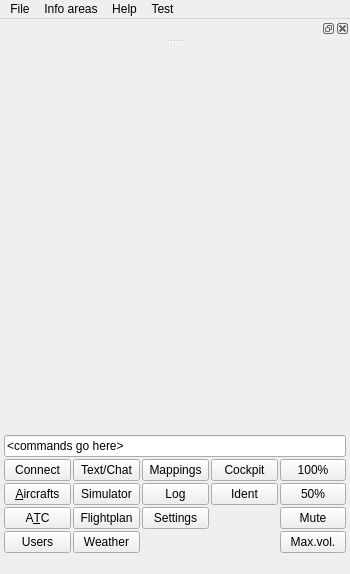
<?xml version="1.0" encoding="UTF-8"?>
<ui version="4.0">
 <class>MainWindow</class>
 <widget class="QMainWindow" name="MainWindow">
  <property name="geometry">
   <rect>
    <x>0</x>
    <y>0</y>
    <width>350</width>
    <height>574</height>
   </rect>
  </property>
  <property name="sizePolicy">
   <sizepolicy hsizetype="Preferred" vsizetype="Preferred">
    <horstretch>0</horstretch>
    <verstretch>0</verstretch>
   </sizepolicy>
  </property>
  <property name="minimumSize">
   <size>
    <width>350</width>
    <height>550</height>
   </size>
  </property>
  <property name="windowTitle">
   <string>Black GUI</string>
  </property>
  <property name="windowIcon">
   <iconset>
    <normaloff>:/blackgui/icons/aircraftdeparture.png</normaloff>:/blackgui/icons/aircraftdeparture.png</iconset>
  </property>
  <property name="styleSheet">
   <string notr="true"/>
  </property>
  <property name="toolButtonStyle">
   <enum>Qt::ToolButtonIconOnly</enum>
  </property>
  <property name="animated">
   <bool>true</bool>
  </property>
  <property name="tabShape">
   <enum>QTabWidget::Rounded</enum>
  </property>
  <property name="dockOptions">
   <set>QMainWindow::AllowTabbedDocks|QMainWindow::AnimatedDocks|QMainWindow::ForceTabbedDocks</set>
  </property>
  <widget class="QWidget" name="wi_CentralWidgetOutside">
   <property name="sizePolicy">
    <sizepolicy hsizetype="Preferred" vsizetype="Preferred">
     <horstretch>0</horstretch>
     <verstretch>0</verstretch>
    </sizepolicy>
   </property>
   <property name="minimumSize">
    <size>
     <width>350</width>
     <height>500</height>
    </size>
   </property>
   <property name="maximumSize">
    <size>
     <width>16777215</width>
     <height>16777215</height>
    </size>
   </property>
   <layout class="QVBoxLayout" name="vl_CentralWidgetOutside">
    <property name="spacing">
     <number>0</number>
    </property>
    <property name="leftMargin">
     <number>2</number>
    </property>
    <property name="topMargin">
     <number>2</number>
    </property>
    <property name="rightMargin">
     <number>2</number>
    </property>
    <property name="bottomMargin">
     <number>2</number>
    </property>
    <item>
     <widget class="QFrame" name="fr_CentralFrameInside">
      <property name="sizePolicy">
       <sizepolicy hsizetype="Preferred" vsizetype="Preferred">
        <horstretch>0</horstretch>
        <verstretch>0</verstretch>
       </sizepolicy>
      </property>
      <property name="styleSheet">
       <string notr="true"/>
      </property>
      <layout class="QGridLayout" name="gridLayout">
       <property name="leftMargin">
        <number>0</number>
       </property>
       <property name="topMargin">
        <number>0</number>
       </property>
       <property name="rightMargin">
        <number>0</number>
       </property>
       <property name="bottomMargin">
        <number>0</number>
       </property>
       <item row="1" column="0">
        <widget class="QWidget" name="wi_MainKeypadArea" native="true">
         <property name="sizePolicy">
          <sizepolicy hsizetype="Preferred" vsizetype="Preferred">
           <horstretch>0</horstretch>
           <verstretch>0</verstretch>
          </sizepolicy>
         </property>
         <layout class="QGridLayout" name="gl_MainKeypadArea">
          <property name="sizeConstraint">
           <enum>QLayout::SetDefaultConstraint</enum>
          </property>
          <property name="leftMargin">
           <number>2</number>
          </property>
          <property name="topMargin">
           <number>6</number>
          </property>
          <property name="rightMargin">
           <number>2</number>
          </property>
          <property name="bottomMargin">
           <number>0</number>
          </property>
          <property name="spacing">
           <number>2</number>
          </property>
          <item row="0" column="0" colspan="5">
           <widget class="QLineEdit" name="le_CommandLineInput">
            <property name="sizePolicy">
             <sizepolicy hsizetype="Preferred" vsizetype="Preferred">
              <horstretch>0</horstretch>
              <verstretch>0</verstretch>
             </sizepolicy>
            </property>
            <property name="text">
             <string>&lt;commands go here&gt;</string>
            </property>
           </widget>
          </item>
          <item row="3" column="4">
           <widget class="QPushButton" name="pb_SoundMute">
            <property name="maximumSize">
             <size>
              <width>16777215</width>
              <height>22</height>
             </size>
            </property>
            <property name="text">
             <string>Mute</string>
            </property>
           </widget>
          </item>
          <item row="2" column="4">
           <widget class="QPushButton" name="pb_MainKeypadOpacity050">
            <property name="sizePolicy">
             <sizepolicy hsizetype="Preferred" vsizetype="Preferred">
              <horstretch>0</horstretch>
              <verstretch>0</verstretch>
             </sizepolicy>
            </property>
            <property name="minimumSize">
             <size>
              <width>62</width>
              <height>22</height>
             </size>
            </property>
            <property name="maximumSize">
             <size>
              <width>16777215</width>
              <height>22</height>
             </size>
            </property>
            <property name="text">
             <string>50%</string>
            </property>
           </widget>
          </item>
          <item row="1" column="0">
           <widget class="QPushButton" name="pb_MainConnect">
            <property name="sizePolicy">
             <sizepolicy hsizetype="Preferred" vsizetype="Preferred">
              <horstretch>0</horstretch>
              <verstretch>0</verstretch>
             </sizepolicy>
            </property>
            <property name="maximumSize">
             <size>
              <width>16777215</width>
              <height>22</height>
             </size>
            </property>
            <property name="text">
             <string>Connect</string>
            </property>
           </widget>
          </item>
          <item row="4" column="4">
           <widget class="QPushButton" name="pb_SoundMaxVolume">
            <property name="maximumSize">
             <size>
              <width>16777215</width>
              <height>22</height>
             </size>
            </property>
            <property name="statusTip">
             <string>Maximum volume</string>
            </property>
            <property name="text">
             <string>Max.vol.</string>
            </property>
           </widget>
          </item>
          <item row="1" column="4">
           <widget class="QPushButton" name="pb_MainKeypadOpacity100">
            <property name="sizePolicy">
             <sizepolicy hsizetype="Preferred" vsizetype="Preferred">
              <horstretch>0</horstretch>
              <verstretch>0</verstretch>
             </sizepolicy>
            </property>
            <property name="minimumSize">
             <size>
              <width>62</width>
              <height>22</height>
             </size>
            </property>
            <property name="maximumSize">
             <size>
              <width>16777215</width>
              <height>22</height>
             </size>
            </property>
            <property name="text">
             <string>100%</string>
            </property>
           </widget>
          </item>
          <item row="2" column="0">
           <widget class="QPushButton" name="pb_MainAircrafts">
            <property name="sizePolicy">
             <sizepolicy hsizetype="Preferred" vsizetype="Preferred">
              <horstretch>0</horstretch>
              <verstretch>0</verstretch>
             </sizepolicy>
            </property>
            <property name="maximumSize">
             <size>
              <width>16777215</width>
              <height>22</height>
             </size>
            </property>
            <property name="text">
             <string>&amp;Aircrafts</string>
            </property>
           </widget>
          </item>
          <item row="3" column="0">
           <widget class="QPushButton" name="pb_MainAtc">
            <property name="sizePolicy">
             <sizepolicy hsizetype="Preferred" vsizetype="Preferred">
              <horstretch>0</horstretch>
              <verstretch>0</verstretch>
             </sizepolicy>
            </property>
            <property name="maximumSize">
             <size>
              <width>16777215</width>
              <height>22</height>
             </size>
            </property>
            <property name="text">
             <string>A&amp;TC</string>
            </property>
            <property name="shortcut">
             <string>Ctrl+K</string>
            </property>
           </widget>
          </item>
          <item row="4" column="0">
           <widget class="QPushButton" name="pb_MainUsers">
            <property name="text">
             <string>Users</string>
            </property>
            <property name="shortcut">
             <string>Ctrl+I, U</string>
            </property>
           </widget>
          </item>
          <item row="1" column="3">
           <widget class="QPushButton" name="pb_MainCockpit">
            <property name="sizePolicy">
             <sizepolicy hsizetype="Preferred" vsizetype="Preferred">
              <horstretch>0</horstretch>
              <verstretch>0</verstretch>
             </sizepolicy>
            </property>
            <property name="maximumSize">
             <size>
              <width>16777215</width>
              <height>22</height>
             </size>
            </property>
            <property name="text">
             <string>Cockpit</string>
            </property>
            <property name="shortcut">
             <string>Ctrl+I, C</string>
            </property>
           </widget>
          </item>
          <item row="2" column="3">
           <widget class="QPushButton" name="pb_CockpitIdent">
            <property name="text">
             <string>Ident</string>
            </property>
           </widget>
          </item>
          <item row="1" column="1">
           <widget class="QPushButton" name="pb_MainTextMessages">
            <property name="sizePolicy">
             <sizepolicy hsizetype="Preferred" vsizetype="Preferred">
              <horstretch>0</horstretch>
              <verstretch>0</verstretch>
             </sizepolicy>
            </property>
            <property name="maximumSize">
             <size>
              <width>16777215</width>
              <height>22</height>
             </size>
            </property>
            <property name="text">
             <string>Text/Chat</string>
            </property>
            <property name="shortcut">
             <string>Ctrl+I, T</string>
            </property>
           </widget>
          </item>
          <item row="2" column="1">
           <widget class="QPushButton" name="pb_MainSimulator">
            <property name="text">
             <string>Simulator</string>
            </property>
            <property name="shortcut">
             <string>Ctrl+I, S</string>
            </property>
           </widget>
          </item>
          <item row="4" column="1">
           <widget class="QPushButton" name="pb_MainWeather">
            <property name="sizePolicy">
             <sizepolicy hsizetype="Preferred" vsizetype="Preferred">
              <horstretch>0</horstretch>
              <verstretch>0</verstretch>
             </sizepolicy>
            </property>
            <property name="maximumSize">
             <size>
              <width>16777215</width>
              <height>22</height>
             </size>
            </property>
            <property name="text">
             <string>Weather</string>
            </property>
           </widget>
          </item>
          <item row="3" column="1">
           <widget class="QPushButton" name="pb_MainFlightplan">
            <property name="sizePolicy">
             <sizepolicy hsizetype="Preferred" vsizetype="Preferred">
              <horstretch>0</horstretch>
              <verstretch>0</verstretch>
             </sizepolicy>
            </property>
            <property name="maximumSize">
             <size>
              <width>16777215</width>
              <height>22</height>
             </size>
            </property>
            <property name="text">
             <string>Flightplan</string>
            </property>
            <property name="shortcut">
             <string>Ctrl+I, F</string>
            </property>
           </widget>
          </item>
          <item row="1" column="2">
           <widget class="QPushButton" name="pb_MainMappings">
            <property name="sizePolicy">
             <sizepolicy hsizetype="Preferred" vsizetype="Preferred">
              <horstretch>0</horstretch>
              <verstretch>0</verstretch>
             </sizepolicy>
            </property>
            <property name="maximumSize">
             <size>
              <width>16777215</width>
              <height>22</height>
             </size>
            </property>
            <property name="text">
             <string>Mappings</string>
            </property>
           </widget>
          </item>
          <item row="3" column="2">
           <widget class="QPushButton" name="pb_MainSettings">
            <property name="sizePolicy">
             <sizepolicy hsizetype="Preferred" vsizetype="Preferred">
              <horstretch>0</horstretch>
              <verstretch>0</verstretch>
             </sizepolicy>
            </property>
            <property name="maximumSize">
             <size>
              <width>16777215</width>
              <height>22</height>
             </size>
            </property>
            <property name="layoutDirection">
             <enum>Qt::LeftToRight</enum>
            </property>
            <property name="text">
             <string>Settings</string>
            </property>
           </widget>
          </item>
          <item row="2" column="2">
           <widget class="QPushButton" name="pb_MainLog">
            <property name="sizePolicy">
             <sizepolicy hsizetype="Preferred" vsizetype="Preferred">
              <horstretch>0</horstretch>
              <verstretch>0</verstretch>
             </sizepolicy>
            </property>
            <property name="maximumSize">
             <size>
              <width>16777215</width>
              <height>22</height>
             </size>
            </property>
            <property name="text">
             <string>Log</string>
            </property>
           </widget>
          </item>
         </layout>
        </widget>
       </item>
       <item row="0" column="0">
        <widget class="QStackedWidget" name="sw_MainMiddle">
         <property name="sizePolicy">
          <sizepolicy hsizetype="Preferred" vsizetype="Preferred">
           <horstretch>0</horstretch>
           <verstretch>0</verstretch>
          </sizepolicy>
         </property>
         <property name="font">
          <font>
           <weight>75</weight>
           <italic>false</italic>
           <bold>true</bold>
          </font>
         </property>
         <property name="styleSheet">
          <string notr="true"/>
         </property>
         <property name="frameShape">
          <enum>QFrame::NoFrame</enum>
         </property>
         <property name="currentIndex">
          <number>0</number>
         </property>
         <widget class="QWidget" name="pg_Cockpit">
          <layout class="QVBoxLayout" name="vl_CockpitPage">
           <property name="spacing">
            <number>0</number>
           </property>
           <property name="leftMargin">
            <number>0</number>
           </property>
           <property name="topMargin">
            <number>0</number>
           </property>
           <property name="rightMargin">
            <number>0</number>
           </property>
           <property name="bottomMargin">
            <number>0</number>
           </property>
           <item>
            <widget class="BlackGui::Components::CCockpitV1Component" name="comp_Cockpit" native="true"/>
           </item>
          </layout>
         </widget>
         <widget class="QWidget" name="pg_MainInfoArea">
          <layout class="QVBoxLayout" name="vl_MainInfoArea">
           <property name="spacing">
            <number>0</number>
           </property>
           <property name="leftMargin">
            <number>0</number>
           </property>
           <property name="topMargin">
            <number>0</number>
           </property>
           <property name="rightMargin">
            <number>0</number>
           </property>
           <property name="bottomMargin">
            <number>0</number>
           </property>
           <item>
            <widget class="BlackGui::Components::CMainInfoAreaComponent" name="comp_MainInfoArea" native="true"/>
           </item>
          </layout>
         </widget>
        </widget>
       </item>
      </layout>
     </widget>
    </item>
   </layout>
  </widget>
  <widget class="QMenuBar" name="mb_MainMenuBar">
   <property name="geometry">
    <rect>
     <x>0</x>
     <y>0</y>
     <width>350</width>
     <height>21</height>
    </rect>
   </property>
   <property name="sizePolicy">
    <sizepolicy hsizetype="Minimum" vsizetype="Minimum">
     <horstretch>0</horstretch>
     <verstretch>0</verstretch>
    </sizepolicy>
   </property>
   <property name="maximumSize">
    <size>
     <width>16777215</width>
     <height>16777215</height>
    </size>
   </property>
   <property name="styleSheet">
    <string notr="true"/>
   </property>
   <widget class="QMenu" name="menu_Test">
    <property name="styleSheet">
     <string notr="true"/>
    </property>
    <property name="title">
     <string>Test</string>
    </property>
    <widget class="QMenu" name="menu_PlanePositions">
     <property name="styleSheet">
      <string notr="true"/>
     </property>
     <property name="title">
      <string>Set plane positions </string>
     </property>
     <addaction name="menu_TestLocationsEDRY"/>
     <addaction name="menu_TestLocationsEDDF"/>
     <addaction name="menu_TestLocationsEDDM"/>
     <addaction name="menu_TestLocationsEDNX"/>
    </widget>
    <widget class="QMenu" name="menu_Reload">
     <property name="title">
      <string>Reload</string>
     </property>
     <addaction name="menu_ReloadSettings"/>
    </widget>
    <addaction name="menu_PlanePositions"/>
    <addaction name="menu_Reload"/>
   </widget>
   <widget class="QMenu" name="menu_Help">
    <property name="title">
     <string>Help</string>
    </property>
   </widget>
   <widget class="QMenu" name="menu_File">
    <property name="title">
     <string>File</string>
    </property>
    <addaction name="menu_FileSettingsDirectory"/>
    <addaction name="menu_FileResetSettings"/>
    <addaction name="menu_FileReloadStyleSheets"/>
    <addaction name="menu_FileFont"/>
    <addaction name="separator"/>
    <addaction name="menu_FileClose"/>
   </widget>
   <widget class="QMenu" name="menu_InfoAreas">
    <property name="title">
     <string>Info areas</string>
    </property>
   </widget>
   <addaction name="menu_File"/>
   <addaction name="menu_InfoAreas"/>
   <addaction name="menu_Help"/>
   <addaction name="menu_Test"/>
  </widget>
  <widget class="QStatusBar" name="sb_MainStatusBar">
   <property name="sizePolicy">
    <sizepolicy hsizetype="Preferred" vsizetype="Preferred">
     <horstretch>0</horstretch>
     <verstretch>0</verstretch>
    </sizepolicy>
   </property>
   <property name="maximumSize">
    <size>
     <width>16777215</width>
     <height>16777215</height>
    </size>
   </property>
   <property name="sizeGripEnabled">
    <bool>false</bool>
   </property>
  </widget>
  <widget class="BlackGui::CDockWidgetInfoBar" name="dw_InfoBarStatus">
   <property name="features">
    <set>QDockWidget::AllDockWidgetFeatures</set>
   </property>
   <property name="allowedAreas">
    <set>Qt::TopDockWidgetArea</set>
   </property>
   <attribute name="dockWidgetArea">
    <number>4</number>
   </attribute>
   <widget class="BlackGui::Components::CInfoBarStatusComponent" name="comp_InfoBarStatus"/>
  </widget>
  <action name="menu_TestLocationsEDDF">
   <property name="text">
    <string>Position EDDF (Frankfurt, GER)</string>
   </property>
  </action>
  <action name="menu_TestLocationsEDDM">
   <property name="text">
    <string>Position EDDM (Munich, GER)</string>
   </property>
  </action>
  <action name="menu_TestLocationsEDRY">
   <property name="text">
    <string>Position EDRY (Speyer, GER)</string>
   </property>
  </action>
  <action name="menu_ReloadSettings">
   <property name="text">
    <string>Reload settings</string>
   </property>
  </action>
  <action name="menu_TestLocationsEDNX">
   <property name="text">
    <string>Position EDNX (Schleißheim, GER)</string>
   </property>
  </action>
  <action name="menu_FileClose">
   <property name="text">
    <string>Close</string>
   </property>
  </action>
  <action name="menu_FileSettingsDirectory">
   <property name="text">
    <string>Settings directory</string>
   </property>
  </action>
  <action name="menu_FileResetSettings">
   <property name="text">
    <string>Reset settings</string>
   </property>
  </action>
  <action name="menu_FileReloadStyleSheets">
   <property name="text">
    <string>Reload style sheets</string>
   </property>
  </action>
  <action name="menu_FileFont">
   <property name="text">
    <string>Font</string>
   </property>
  </action>
 </widget>
 <layoutdefault spacing="6" margin="11"/>
 <customwidgets>
  <customwidget>
   <class>BlackGui::Components::CCockpitV1Component</class>
   <extends>QWidget</extends>
   <header>blackgui/components/cockpitv1component.h</header>
   <container>1</container>
  </customwidget>
  <customwidget>
   <class>BlackGui::Components::CMainInfoAreaComponent</class>
   <extends>QWidget</extends>
   <header>blackgui/components/maininfoareacomponent.h</header>
   <container>1</container>
  </customwidget>
  <customwidget>
   <class>BlackGui::CDockWidgetInfoBar</class>
   <extends>QDockWidget</extends>
   <header>blackgui/dockwidgetinfobar.h</header>
   <container>1</container>
  </customwidget>
  <customwidget>
   <class>BlackGui::Components::CInfoBarStatusComponent</class>
   <extends>QWidget</extends>
   <header>blackgui/components/infobarstatuscomponent.h</header>
   <container>1</container>
  </customwidget>
 </customwidgets>
 <tabstops>
  <tabstop>le_CommandLineInput</tabstop>
  <tabstop>pb_MainConnect</tabstop>
  <tabstop>pb_MainKeypadOpacity100</tabstop>
  <tabstop>pb_MainKeypadOpacity050</tabstop>
  <tabstop>pb_SoundMute</tabstop>
  <tabstop>pb_SoundMaxVolume</tabstop>
 </tabstops>
 <resources/>
 <connections/>
 <slots>
  <slot>setMainPage()</slot>
  <slot>toggleNetworkConnection()</slot>
  <slot>menuClicked()</slot>
  <slot>networkServerSelected(QModelIndex)</slot>
  <slot>alterTrafficServer()</slot>
  <slot>reloadAtcStationsBooked()</slot>
  <slot>onlineAtcStationSelected(QModelIndex)</slot>
  <slot>commandEntered()</slot>
  <slot>getMetar()</slot>
  <slot>cockpitValuesChanged()</slot>
  <slot>audioDeviceSelected(int)</slot>
  <slot>voiceRoomOverride()</slot>
 </slots>
</ui>
